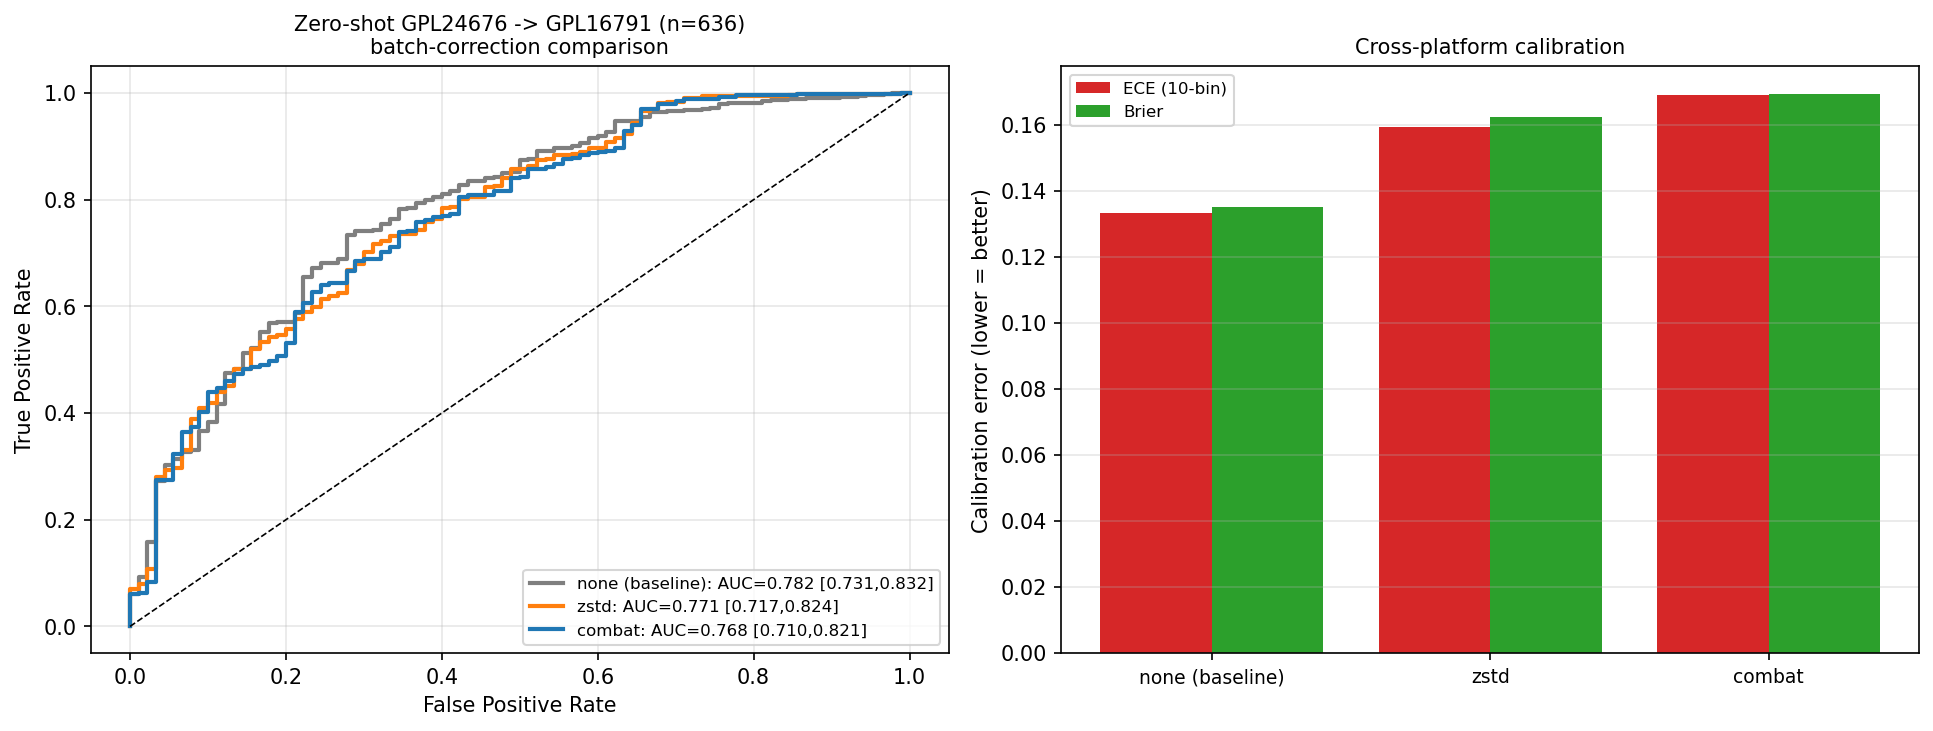

Reproduce this figure in Python.
# ruff: noqa: E402
"""Explicit cross-platform batch correction for the GPL24676 -> GPL16791
zero-shot transfer (addresses manuscript Limitation 4).

Baseline pipeline (calibration_analysis.py / external_validation_gpl16791.py):
    raw RSEM -> log1p -> CTD compartment regression (fit on train)
             -> extract 25-gene panel -> LightGBM (top-500 params).

This script inserts an explicit batch-correction step between CTD
residualisation and panel extraction, and compares three configurations on the
identical train/test split and model:

  (A) none      — baseline, no batch correction (reproduces the manuscript
                  zero-shot number in-run so the comparison is self-contained);
  (B) zstd      — per-platform per-gene z-standardisation (simplest correction
                  of additive + multiplicative platform shift);
  (C) combat    — parametric empirical-Bayes ComBat (Johnson, Li & Rabinovic,
                  Biostatistics 2007), implemented from scratch (no external
                  dependency, mirroring the project's from-scratch IAMB).

ComBat and z-standardisation are *unsupervised* in the class label: the batch
variable is the sequencing platform only. The ALS/control label is never used
to estimate correction parameters (it is unavailable for the test cohort in a
deployment setting), so there is no label leakage. ComBat parameters are
estimated across the top-500 SHAP feature space (well-powered empirical-Bayes
priors) and the corrected 25 panel genes are extracted for the model.

Caveat reported in the output: because both platforms are ALS-heavy
(GPL24676 78% ALS, GPL16791 86% ALS) and no biological covariate is preserved,
this is the conservative (lower-bound) correction; preserving the class
covariate is impossible without test labels.

Outputs
-------
  combat_batch_correction.png
  combat_batch_correction_statistics.txt
"""

from __future__ import annotations

import json
import sys
import warnings
from pathlib import Path

import numpy as np

ALS_DIR = Path(__file__).parents[1]
SCRIPT_DIR = Path(__file__).parent
sys.path.insert(0, str(ALS_DIR))

from calibration_analysis import _expected_calibration_error
from external_validation_gpl16791 import (
    _ctd_residualise,
    _extract_panel,
    _load_platform,
)

_PANEL_CSV = SCRIPT_DIR / "lgbm_core25_panel.csv"
_PARAMS_PATH = SCRIPT_DIR / "lgbm_top500_best_params.json"
_SHAP_RANKING = SCRIPT_DIR / "lgbm_top500_final_shap_ranking.csv"

N_BOOTSTRAP = 2_000
RANDOM_STATE = 42


# ---------------------------------------------------------------------------
# Parametric ComBat (Johnson, Li & Rabinovic 2007) — from scratch
# ---------------------------------------------------------------------------


def _aprior(delta_hat: np.ndarray) -> float:
    m = delta_hat.mean()
    s2 = delta_hat.var()
    return (2.0 * s2 + m**2) / s2


def _bprior(delta_hat: np.ndarray) -> float:
    m = delta_hat.mean()
    s2 = delta_hat.var()
    return (m * s2 + m**3) / s2


def _postmean(
    g_hat: np.ndarray, g_bar: float, n: int, d_star: np.ndarray, t2: float
) -> np.ndarray:
    return (t2 * n * g_hat + d_star * g_bar) / (t2 * n + d_star)


def _postvar(sum2: np.ndarray, n: int, a: float, b: float) -> np.ndarray:
    return (0.5 * sum2 + b) / (n / 2.0 + a - 1.0)


def _it_eb(
    sdat: np.ndarray,
    g_hat: np.ndarray,
    d_hat: np.ndarray,
    g_bar: float,
    t2: float,
    a: float,
    b: float,
    conv: float = 1e-4,
) -> tuple[np.ndarray, np.ndarray]:
    """Iterative empirical-Bayes fixed point for one batch (parametric)."""
    n = sdat.shape[1]
    g_old = g_hat.copy()
    d_old = d_hat.copy()
    change = 1.0
    count = 0
    while change > conv and count < 500:
        g_new = _postmean(g_hat, g_bar, n, d_old, t2)
        sum2 = ((sdat - g_new[:, None]) ** 2).sum(axis=1)
        d_new = _postvar(sum2, n, a, b)
        change = max(
            np.max(np.abs(g_new - g_old) / (np.abs(g_old) + 1e-12)),
            np.max(np.abs(d_new - d_old) / (np.abs(d_old) + 1e-12)),
        )
        g_old, d_old = g_new, d_new
        count += 1
    return g_old, d_old


def combat(data: np.ndarray, batch: np.ndarray) -> np.ndarray:
    """Parametric ComBat batch correction (no biological covariate).

    Args:
        data: Expression matrix, genes x samples (G x N).
        batch: Length-N integer batch labels.

    Returns:
        Batch-corrected matrix, genes x samples (G x N).
    """
    batches = np.unique(batch)
    batch_idx = [np.where(batch == b)[0] for b in batches]
    n_batches = np.array([len(i) for i in batch_idx], dtype=float)
    n_total = data.shape[1]

    # Design = batch one-hot (no separate intercept); B_hat rows are batch means
    design = np.zeros((n_total, len(batches)))
    for j, idx in enumerate(batch_idx):
        design[idx, j] = 1.0
    b_hat = np.linalg.lstsq(design, data.T, rcond=None)[0]  # (n_batch x G)

    grand_mean = (n_batches / n_total) @ b_hat  # (G,)
    fitted = (design @ b_hat).T  # (G x N)
    var_pooled = ((data - fitted) ** 2) @ np.ones(n_total) / n_total  # (G,)
    var_pooled = np.maximum(var_pooled, 1e-8)

    stand_mean = grand_mean[:, None]
    s_data = (data - stand_mean) / np.sqrt(var_pooled)[:, None]

    bayesdata = s_data.copy()
    for j, idx in enumerate(batch_idx):
        sdat = s_data[:, idx]
        g_hat = sdat.mean(axis=1)
        d_hat = np.maximum(sdat.var(axis=1), 1e-8)
        g_bar = float(g_hat.mean())
        t2 = float(g_hat.var())
        a_prior = _aprior(d_hat)
        b_prior = _bprior(d_hat)
        g_star, d_star = _it_eb(sdat, g_hat, d_hat, g_bar, t2, a_prior, b_prior)
        bayesdata[:, idx] = (sdat - g_star[:, None]) / np.sqrt(d_star)[:, None]

    return bayesdata * np.sqrt(var_pooled)[:, None] + stand_mean


# ---------------------------------------------------------------------------
# Helpers
# ---------------------------------------------------------------------------


def _fit_lgbm(X_tr: np.ndarray, y_train: np.ndarray):
    from lightgbm import LGBMClassifier

    params = json.loads(_PARAMS_PATH.read_text())
    params["colsample_bytree"] = 1.0
    clf = LGBMClassifier(**params)
    with warnings.catch_warnings():
        warnings.filterwarnings("ignore")
        clf.fit(X_tr, y_train)
    return clf


def _zstandardise_per_platform(
    X_tr_panel: np.ndarray, X_te_panel: np.ndarray
) -> tuple[np.ndarray, np.ndarray]:
    """Per-platform per-gene z-score (each platform standardised to its own stats)."""
    mu_tr, sd_tr = X_tr_panel.mean(0), X_tr_panel.std(0) + 1e-9
    mu_te, sd_te = X_te_panel.mean(0), X_te_panel.std(0) + 1e-9
    return (X_tr_panel - mu_tr) / sd_tr, (X_te_panel - mu_te) / sd_te


def _bootstrap_auc(
    y: np.ndarray, scores: np.ndarray, n: int, rng: np.random.Generator
) -> tuple[float, float]:
    from sklearn.metrics import roc_auc_score

    aucs = []
    for _ in range(n):
        idx = rng.integers(0, len(y), len(y))
        if len(np.unique(y[idx])) < 2:
            continue
        aucs.append(roc_auc_score(y[idx], scores[idx]))
    return float(np.percentile(aucs, 2.5)), float(np.percentile(aucs, 97.5))


def _metrics(y: np.ndarray, s: np.ndarray) -> dict[str, float]:
    from sklearn.metrics import brier_score_loss, roc_auc_score

    return {
        "AUC": float(roc_auc_score(y, s)),
        "brier": float(brier_score_loss(y, s)),
        "ECE": _expected_calibration_error(y, s, n_bins=10),
        "mean_neg": float(s[y == 0].mean()),
        "mean_pos": float(s[y == 1].mean()),
    }


# ---------------------------------------------------------------------------
# Main
# ---------------------------------------------------------------------------


def main() -> None:
    import matplotlib

    matplotlib.use("Agg")
    import matplotlib.pyplot as plt
    import pandas as pd
    from sklearn.metrics import roc_curve

    print("\n" + "=" * 70)
    print("Cross-platform batch correction: GPL24676 -> GPL16791 (Limitation 4)")
    print("=" * 70)

    panel = pd.read_csv(_PANEL_CSV)
    panel_features: list[str] = panel["feature"].tolist()

    top500: list[str] = pd.read_csv(_SHAP_RANKING).head(500)["feature"].tolist()

    print("\nLoading platforms ...")
    X_train_raw, feat_train, y_train, _ = _load_platform("GPL24676")
    X_test_raw, feat_test, y_test, _ = _load_platform("GPL16791")
    assert feat_train == feat_test

    print("log1p + CTD compartment regression (fit on GPL24676) ...")
    X_tr_res, X_te_res = _ctd_residualise(
        np.log1p(X_train_raw), np.log1p(X_test_raw), feat_train
    )

    # ---- (A) baseline: no correction --------------------------------------
    X_tr_p = _extract_panel(X_tr_res, feat_train, panel_features)
    X_te_p = _extract_panel(X_te_res, feat_test, panel_features)
    clf = _fit_lgbm(X_tr_p, y_train)
    s_none = clf.predict_proba(X_te_p)[:, 1]

    # ---- (B) per-platform z-standardisation -------------------------------
    X_tr_z, X_te_z = _zstandardise_per_platform(X_tr_p, X_te_p)
    clf_z = _fit_lgbm(X_tr_z, y_train)
    s_zstd = clf_z.predict_proba(X_te_z)[:, 1]

    # ---- (C) ComBat on top-500 space, extract panel -----------------------
    name_to_col = {n: i for i, n in enumerate(feat_train)}
    cols500 = [name_to_col[f] for f in top500 if f in name_to_col]
    feat500 = [f for f in top500 if f in name_to_col]
    print(f"ComBat estimated across {len(feat500)} top-SHAP features ...")
    combined = np.vstack([X_tr_res[:, cols500], X_te_res[:, cols500]])  # (N x 500)
    batch = np.array([0] * len(y_train) + [1] * len(y_test))
    corrected = combat(combined.T, batch).T  # back to (N x 500)
    # platform-mean gap before/after on panel genes (sanity check)
    panel_in_500 = [i for i, f in enumerate(feat500) if f in set(panel_features)]
    gap_before = float(
        np.abs(
            combined[: len(y_train)][:, panel_in_500].mean(0)
            - combined[len(y_train) :][:, panel_in_500].mean(0)
        ).mean()
    )
    gap_after = float(
        np.abs(
            corrected[: len(y_train)][:, panel_in_500].mean(0)
            - corrected[len(y_train) :][:, panel_in_500].mean(0)
        ).mean()
    )
    col500_to_idx = {f: i for i, f in enumerate(feat500)}
    p_cols = [col500_to_idx[f] for f in panel_features if f in col500_to_idx]
    X_tr_c = corrected[: len(y_train)][:, p_cols]
    X_te_c = corrected[len(y_train) :][:, p_cols]
    clf_c = _fit_lgbm(X_tr_c, y_train)
    s_combat = clf_c.predict_proba(X_te_c)[:, 1]

    # ---- metrics ----------------------------------------------------------
    rng = np.random.default_rng(RANDOM_STATE)
    configs = [("none (baseline)", s_none), ("zstd", s_zstd), ("combat", s_combat)]
    rows = []
    for name, s in configs:
        m = _metrics(y_test, s)
        lo, hi = _bootstrap_auc(y_test, s, N_BOOTSTRAP, rng)
        m["ci_lo"], m["ci_hi"] = lo, hi
        rows.append((name, m))
        print(
            f"  {name:16s} AUC={m['AUC']:.4f} [{lo:.3f},{hi:.3f}] "
            f"Brier={m['brier']:.4f} ECE={m['ECE']:.4f} "
            f"mean_ctrl={m['mean_neg']:.3f}"
        )
    print(
        f"\n  Panel-gene mean platform gap: before={gap_before:.4f} "
        f"after={gap_after:.4f}"
    )

    # ---- plot -------------------------------------------------------------
    fig, axes = plt.subplots(1, 2, figsize=(13, 5))
    ax = axes[0]
    colours = {"none (baseline)": "#7f7f7f", "zstd": "#ff7f0e", "combat": "#1f77b4"}
    for name, s in configs:
        fpr, tpr, _ = roc_curve(y_test, s)
        m = dict(rows)[name]
        ax.plot(
            fpr,
            tpr,
            lw=2,
            color=colours[name],
            label=f"{name}: AUC={m['AUC']:.3f} [{m['ci_lo']:.3f},{m['ci_hi']:.3f}]",
        )
    ax.plot([0, 1], [0, 1], "k--", lw=0.8)
    ax.set_xlabel("False Positive Rate")
    ax.set_ylabel("True Positive Rate")
    ax.set_title(
        "Zero-shot GPL24676 -> GPL16791 (n=636)\nbatch-correction comparison",
        fontsize=10,
    )
    ax.legend(fontsize=8, loc="lower right")
    ax.grid(alpha=0.3)

    ax2 = axes[1]
    names = [n for n, _ in rows]
    eces = [m["ECE"] for _, m in rows]
    briers = [m["brier"] for _, m in rows]
    x = np.arange(len(names))
    ax2.bar(x - 0.2, eces, 0.4, label="ECE (10-bin)", color="#d62728")
    ax2.bar(x + 0.2, briers, 0.4, label="Brier", color="#2ca02c")
    ax2.set_xticks(x)
    ax2.set_xticklabels(names, fontsize=9)
    ax2.set_ylabel("Calibration error (lower = better)")
    ax2.set_title("Cross-platform calibration", fontsize=10)
    ax2.legend(fontsize=8)
    ax2.grid(axis="y", alpha=0.3)

    plt.tight_layout()
    out_png = SCRIPT_DIR / "combat_batch_correction.png"
    fig.savefig(out_png, dpi=150, bbox_inches="tight")
    plt.close("all")
    print(f"\n  Saved -> {out_png.name}")

    # ---- stats file -------------------------------------------------------
    lines = [
        "Cross-platform batch correction: GPL24676 -> GPL16791",
        "=" * 70,
        f"Train: GPL24676 n={len(y_train)} ALS={int(y_train.sum())} "
        f"Ctrl={int((y_train == 0).sum())}",
        f"Test : GPL16791 n={len(y_test)} ALS={int(y_test.sum())} "
        f"Ctrl={int((y_test == 0).sum())}",
        "Panel: 25 genes; ComBat estimated across top-500 SHAP features.",
        "Correction is unsupervised in the class label (batch = platform only).",
        "",
        f"{'config':18s}{'AUC':>8s}{'95% CI':>18s}{'Brier':>9s}"
        f"{'ECE':>8s}{'mean_ctrl':>11s}{'mean_ALS':>10s}",
    ]
    for name, m in rows:
        ci = f"[{m['ci_lo']:.3f},{m['ci_hi']:.3f}]"
        lines.append(
            f"{name:18s}{m['AUC']:>8.4f}{ci:>18s}"
            f"{m['brier']:>9.4f}{m['ECE']:>8.4f}"
            f"{m['mean_neg']:>11.3f}{m['mean_pos']:>10.3f}"
        )
    lines += [
        "",
        "Panel-gene mean platform gap (|mean_train - mean_test|, avg over panel):",
        f"  before correction: {gap_before:.4f}",
        f"  after  ComBat    : {gap_after:.4f}",
        "",
        "Note: both platforms are ALS-heavy (78% vs 86%); no biological covariate",
        "is preserved (test labels unavailable), so this is a conservative",
        "lower-bound correction. zstd = per-platform per-gene z-standardisation.",
    ]
    out_txt = SCRIPT_DIR / "combat_batch_correction_statistics.txt"
    out_txt.write_text("\n".join(lines))
    print(f"  Saved -> {out_txt.name}")
    print("\n" + "=" * 70 + "\nDONE\n" + "=" * 70)


if __name__ == "__main__":
    main()
